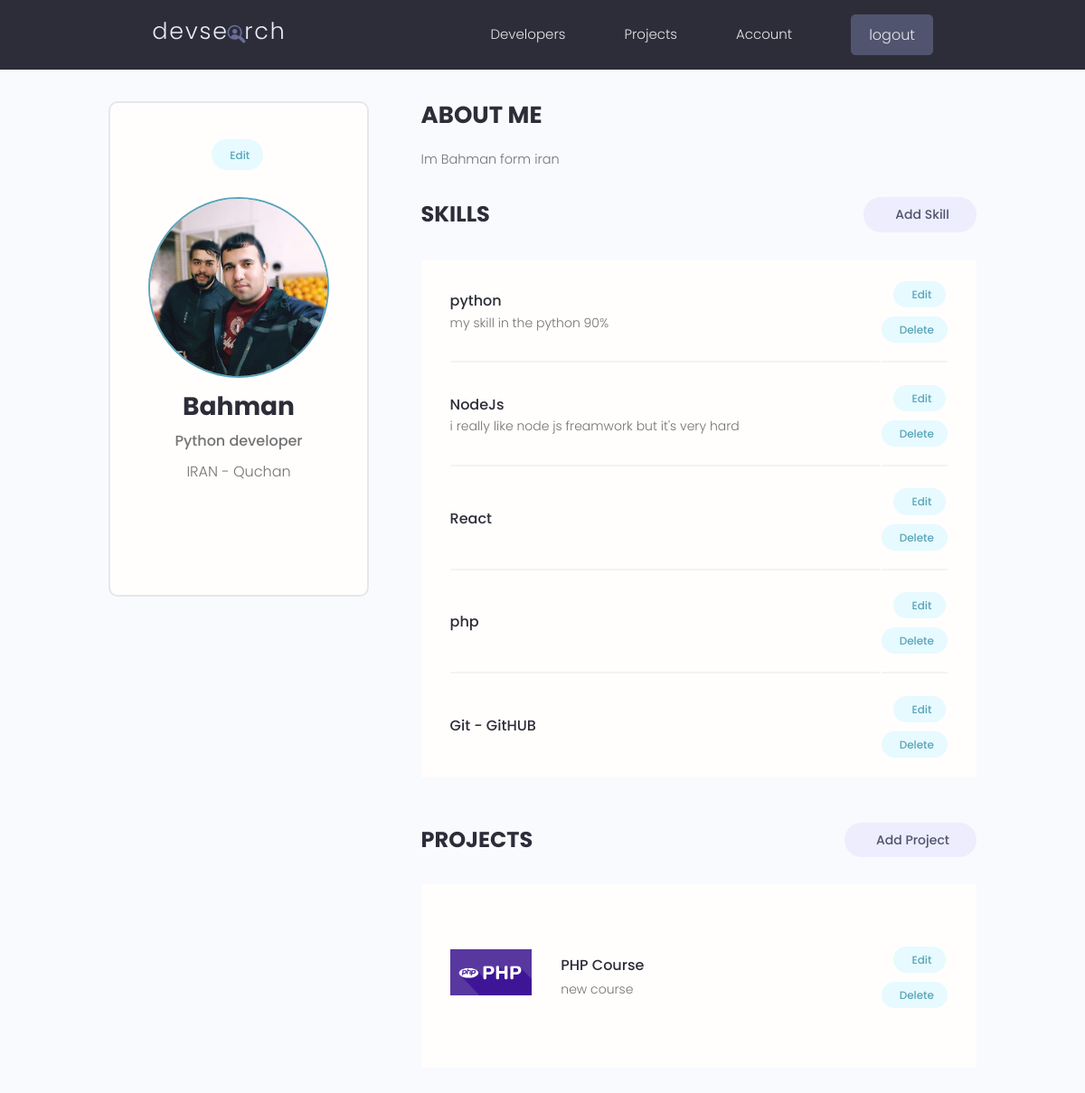
Before: /account/ (signed in) with the older database file.
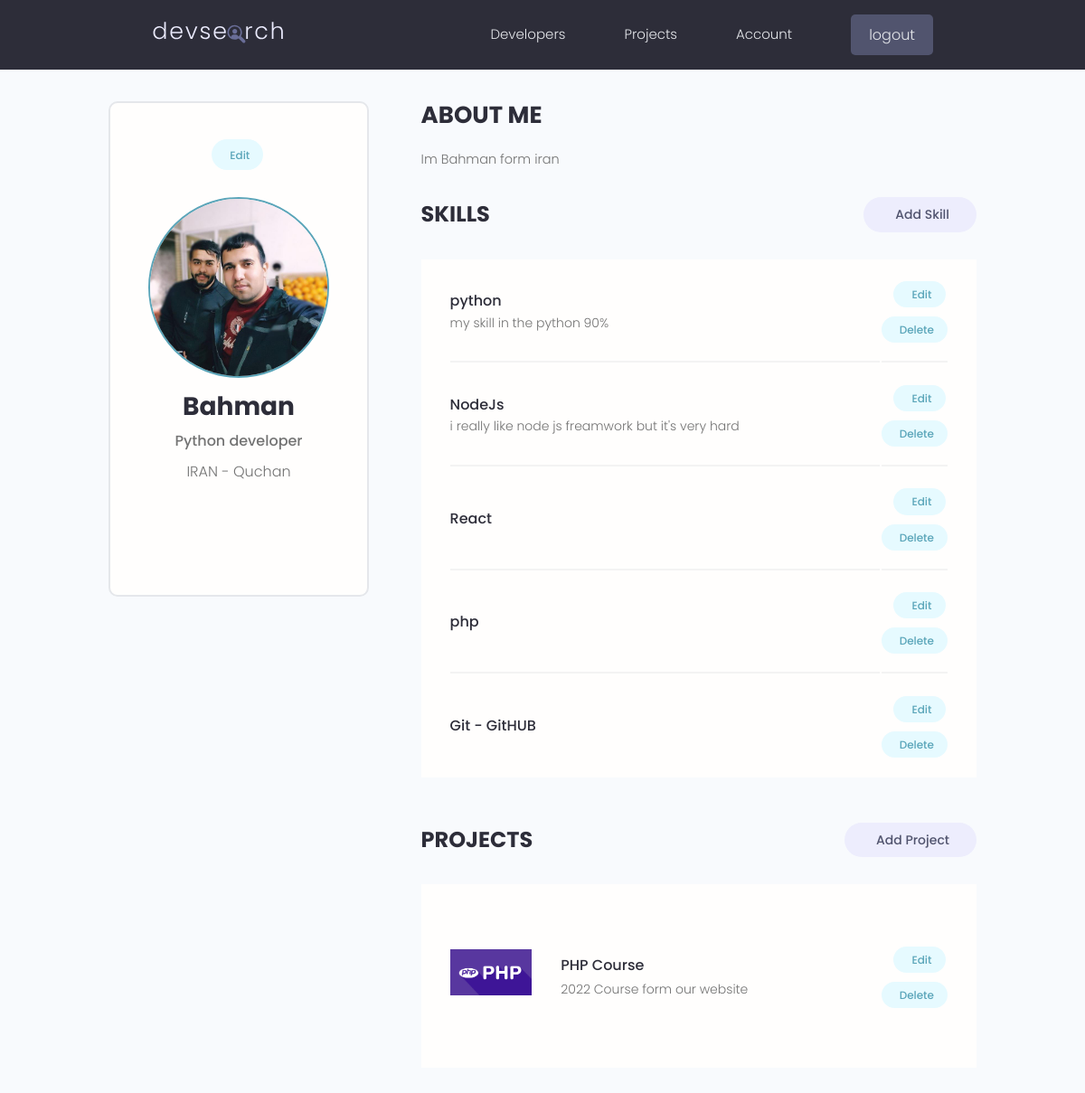
After: the same page with the newer database file.
### dev_projects/models.py (models this page shows, shortened)
class Project(models.Model):
    owner = models.ForeignKey(Profile,null=True,blank=True,on_delete=models.SET_NULL,verbose_name='مالک پروژه')
    title = models.CharField(max_length=200,verbose_name='عنوان')
    description = models.TextField(null=True,blank=True,verbose_name='توضیحات')
    featured_image = models.ImageField(null=True,blank=True,default="default.jpg",verbose_name='تصویر')
    demo_link = models.CharField(max_length=2000, null=True,blank=True,verbose_name='دمولینک')
    source_link = models.CharField(max_length=2000, null=True,blank=True,verbose_name='آدرس لینک')
    id = models.UUIDField(default=uuid.uuid4,unique=True,primary_key=True,editable=False)
    created = models.DateTimeField(auto_now_add=True)
    tags = models.ManyToManyField('Tag',blank=True)
    vote_total = models.IntegerField(default=0 ,null=True ,blank=True)
    vote_ratio = models.IntegerField(default=0 ,null=True ,blank=True)
    class Meta:
        verbose_name ='پروژه'
        verbose_name_plural ='بخش پروژه'

### dev_users/views.py (the view)
# urls.py: path('account/',views.userAccount,name="user_account"),
def userAccount(request):
    profile = request.user.profile
    skills = profile.skill_set.all()
    projects = profile.project_set.all()
    context = {
        'profile': profile,
        'skills': skills,
        'projects': projects
    }
    return render(request, 'Users/userAccount.html', context)

### dev_users/templates/Users/userAccount.html (shortened to what this page needs)
{% extends 'Shared/main.html' %}
{% block content %}
    <main class="settingsPage profile my-md">
        <div class="container">
            <div class="layout">
                <div class="column column--1of3">
                    <div class="card text-center">
                        <div class="card__body dev">
                            <a class="tag tag--pill tag--main settings__btn" href="{% url 'edit_profile' %}">
                                Edit</a>
                            <img class="avatar avatar--xl dev__avatar" src="{{ profile.profile_image.url }}"/>
                            <h2 class="dev__name">{{ profile.name }}</h2>
                            <p class="dev__title">{{ profile.short_bio }}</p>
                            <p class="dev__location">{{ profile.location }}</p>
                            <ul class="dev__social">
                            </ul>
                        </div>
                    </div>
                </div>
                <div class="column column--2of3">
                    <div class="devInfo">
                        <h3 class="devInfo__title">About Me</h3>
                        <p class="devInfo__about">{{ profile.bio }}</p>
                    </div>
                    <div class="settings">
                        <h3 class="settings__title">Skills</h3>
                        <a class="tag tag--pill tag--sub settings__btn tag--lg" href="{% url 'add_skill' %}"> Add
                            Skill</a>
                    </div>
                    <table class="settings__table">
                        {% for skill in skills %}
                            <tr>
                                <td class="settings__tableInfo">
                                    <h4>{{ skill.name }}</h4>
                                    <p>{{ skill.description}}</p>
                                </td>
                                <td class="settings__tableActions">
                                    <a class="tag tag--pill tag--main settings__btn" href="{% url 'update_skill' skill.id %} ">
                                        Edit</a>
                                    <a class="tag tag--pill tag--main settings__btn" href="{% url 'delete_skill' skill.id %}?next=/account/">
                                        Delete</a>
                                </td>
                            </tr>
                        {% endfor %}
                    </table>
                    <div class="settings">
                        <h3 class="settings__title">Projects</h3>
                        <a class="tag tag--pill tag--sub settings__btn tag--lg" href="{% url 'create-project' %}"> Add
                            Project</a>
                    </div>
                    <table class="settings__table">
                        {% for project in projects %}
                        <tr>
                            <td class="settings__thumbnail">
                                <a href="{% url 'single-project' project.id %}"><img src="{{project.featured_image.url}}" alt="Project Thumbnail"/></a>
                            </td>
                            <td class="settings__tableInfo">
                                <a href="{% url 'single-project' project.id %}">{{ project.title}}</a>
                                <p>{{ project.description|slice:"150" }}</p>
                            </td>
                            <td class="settings__tableActions">
                                <a class="tag tag--pill tag--main settings__btn" href="{% url 'update-project' project.id %}">
                                    Edit</a>
                                <a class="tag tag--pill tag--main settings__btn" href="{% url 'delete-project' project.id %}?next=/account/">
                                    Delete</a>
                            </td>
                        </tr>
                        {% endfor %}
                    </table>
                </div>
            </div>
        </div>
    </main>
{% endblock content %}

Changed rows visible on the page:
changed Project "PHP Course": description "new course" → "2022 Course form our website"
